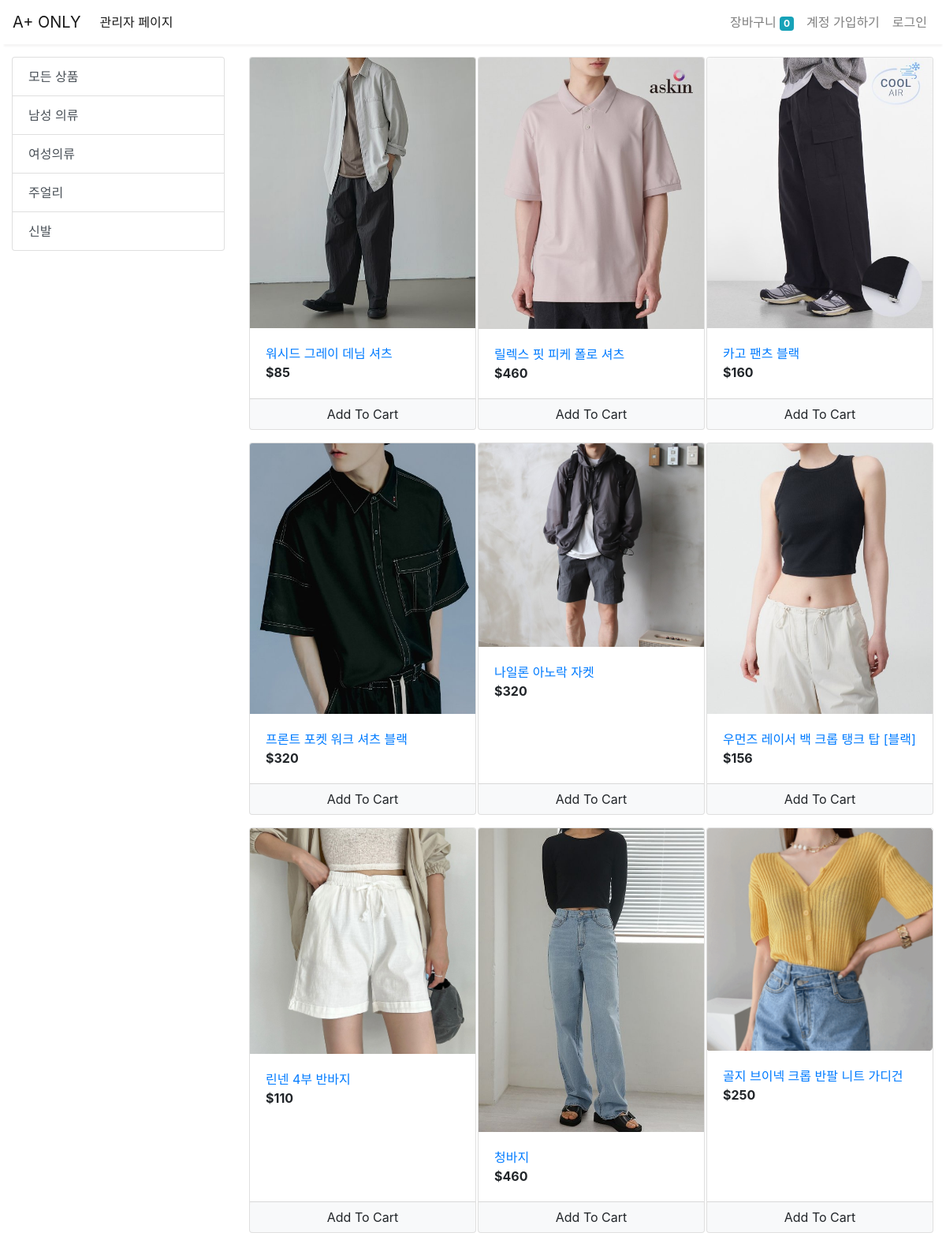
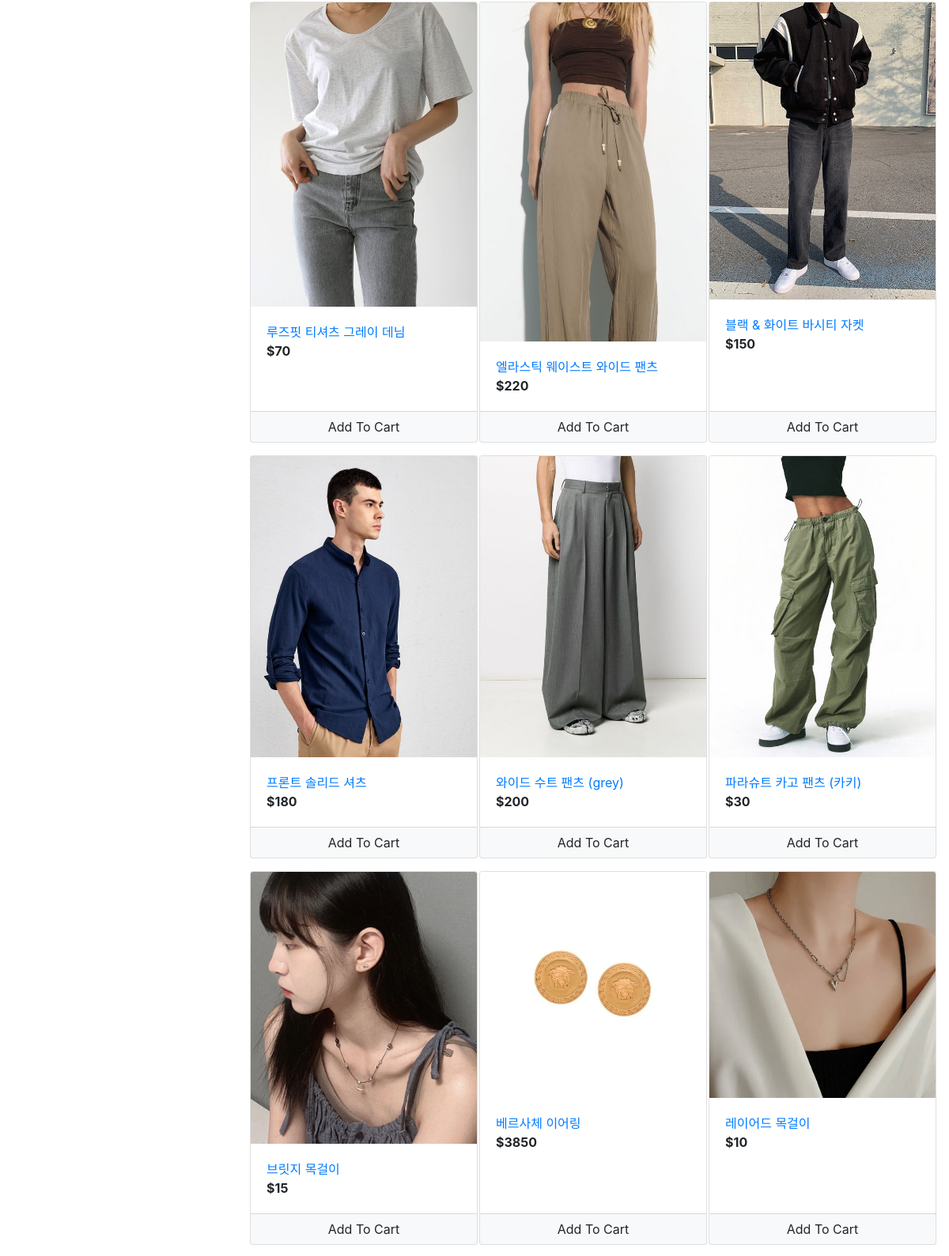
The app's page /store (upper part) with its own data (2 pictures, top to bottom).
### store/models/category.py (models this page shows, shortened)
class Category(models.Model): #범위 모델링
    name = models.CharField(max_length=20)
    @staticmethod
    def get_all_categories():
        return Category.objects.all()

### store/models/product.py (models this page shows, shortened)
class Product(models.Model): #상품등록 모델링
    name = models.CharField(max_length=50)
    price = models.IntegerField(default=0)
    category = models.ForeignKey(Category, on_delete=models.CASCADE, default=1)
    description = models.CharField(max_length=300, default='' , null=True , blank=True)
    image = models.ImageField(upload_to='uploads/products/')
    @staticmethod
    def get_all_products():
        return Product.objects.all()

### store/views/home.py (the view)
# urls.py: path('' , include('store.urls')) #store디렉토리 안에 있는 urls.을 포함시킨다.(include)
def store(request):
    cart = request.session.get('cart')
    if not cart:
        request.session['cart'] = {}
    products = None
    categories = Category.get_all_categories()
    categoryID = request.GET.get('category')
    if categoryID:
        products = Product.get_all_products_by_categoryid(categoryID)
    else:
        products = Product.get_all_products();
    data = {}
    data['products'] = products
    data['categories'] = categories
    print('you are : ', request.session.get('email'))
    return render(request, 'index.html', data)

### store/templatetags/cart.py (called while the page is built)
@register.filter(name='is_in_cart') #커스텀 필터를 등록하는 데코레이터(decorator)
def is_in_cart(product  , cart):
    keys = cart.keys()
    for id in keys:
        if int(id) == product.id:
            return True
    return False;

### store/templatetags/custom_filter.py (called while the page is built)
@register.filter(name='currency')
def currency(number):
    return "$"+str(number)

### store/templates/index.html (shortened to what this page needs)
{% extends 'base.html' %}
{% block content %}
{% load cart %}
{% load custom_filter %}
<div class="container-fluid mt-3">
	<div class="row">
		<div class="col-lg-3 mx-auto">
			<div class="list-group">
				<a href="/" class="list-group-item list-group-item-action">모든 상품</a>
				{% for category in categories %}
				<a href="/?category={{category.id}}"
					class="list-group-item list-group-item-action">{{category.name}}</a>
				{% endfor %}
			</div>
		</div>
		<div id='products' class="col-lg-9 mx-auto">
			<div class="row mx-auto">
				{% for product in products %}
				<div class="card mx-auto mb-3" id={{product.id}} style="width: 18rem;">
					<img class="card-img-top" src="{{product.image.url}}" alt="Card image cap">
					<div class="card-body">
						<a href="{% url 'detail' product.id %}">{{product.name}}</a>
						<p class="card-text"><b>{{product.price|currency}}</b></p>
					</div>
					<div class="card-footer p-0 no-gutters">
						{% if product|is_in_cart:request.session.cart %}
						<div class="row no-gutters">
							<form action="/#{{product.id}}" class="col-2 " method="post">
								{% csrf_token %}
								<input hidden type="text" name='product' value='{{product.id}}'>
								<input hidden type="text" name='remove' value='True'>
								<input type="submit" value=" - " class="btn btn-block btn-light border-right">
							</form>
							<div class="text-center col">{{product|cart_quantity:request.session.cart}} in Cart</div>
							<form action="/#{{product.id}}" class="col-2 " method="post">
								{% csrf_token %}
								<input hidden type="text" name='product' value='{{product.id}}'>
								<input type="submit" value=" + " class="btn btn-block btn-light border-left">
							</form>
						</div>
						{% else %}
						<form action="/#{{product.id}}" method="POST" class="btn-block">
							<input type="submit" class="float-right btn btn-light  form-control"
								value="Add To Cart">
						</form>
						{% endif %}
					</div>
				</div>
				{% endfor %}
			</div>
		</div>
	</div>
</div>
{% endblock %}

### records on screen
Category: name "남성 의류"
Category: name "여성의류"
Category: name "주얼리"
Category: name "신발"
Product: {{ product.id }} 1 (drawn), image (picture), name "워시드 그레이 데님 셔츠", price "$85"
Product: image (picture), name "릴렉스 핏 피케 폴로 셔츠", price "$460"
Product: image (picture), name "카고 팬츠 블랙", price "$160"
Product: image (picture), name "프론트 포켓 워크 셔츠 블랙", price "$320"
Product: image (picture), name "나일론 아노락 자켓", price "$320"
Product: image (picture), name "우먼즈 레이서 백 크롭 탱크 탑 [블랙]", price "$156"
Product: image (picture), name "린넨 4부 반바지", price "$110"
Product: image (picture), name "청바지", price "$460"
Product: image (picture), name "골지 브이넥 크롭 반팔 니트 가디건", price "$250"
Product: image (picture), name "루즈핏 티셔츠 그레이 데님", price "$70"
Product: image (picture), name "엘라스틱 웨이스트 와이드 팬츠", price "$220"
Product: image (picture), name "블랙 & 화이트 바시티 자켓", price "$150"
Product: image (picture), name "프론트 솔리드 셔츠", price "$180"
Product: image (picture), name "와이드 수트 팬츠 (grey)", price "$200"
Product: image (picture), name "파라슈트 카고 팬츠 (카키)", price "$30"
Product: image (picture), name "브릿지 목걸이", price "$15"
Product: image (picture), name "베르사체 이어링", price "$3850"
Product: image (picture), name "레이어드 목걸이", price "$10"

### other values on screen
{{ request.session.cart.keys|length }} "0"
